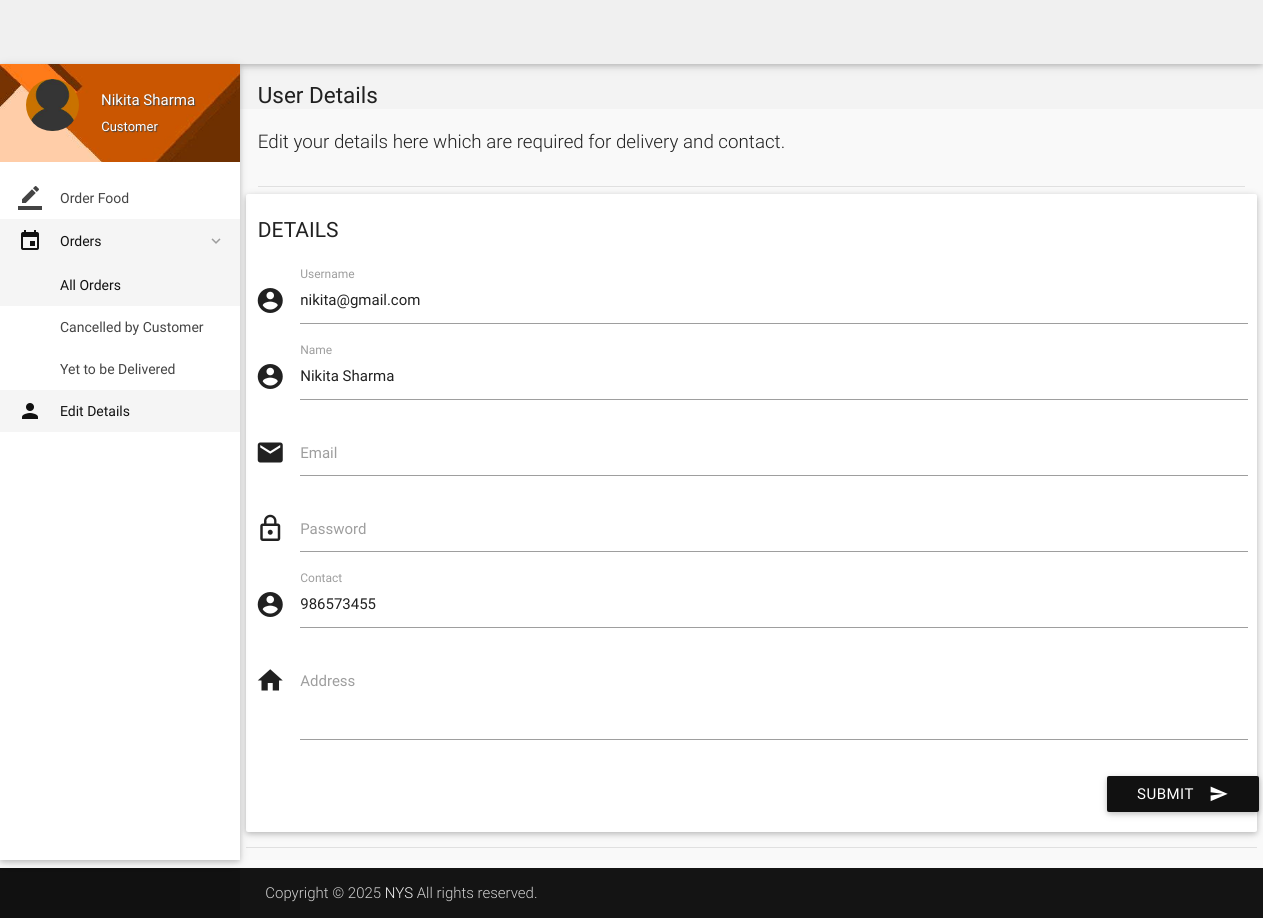
The app's page /account/details.php (signed in) with its own data.
### tables this page shows
CREATE TABLE `users` (
  `id` int(11) NOT NULL,
  `role` varchar(15) NOT NULL DEFAULT 'Customer',
  `name` varchar(15) NOT NULL,
  `username` varchar(100) NOT NULL,
  `password` varchar(16) NOT NULL,
  `email` varchar(35) DEFAULT NULL,
  `address` varchar(300) DEFAULT NULL,
  `contact` bigint(11) NOT NULL,
  `verified` tinyint(1) NOT NULL DEFAULT 0,
  `deleted` tinyint(4) NOT NULL DEFAULT 0
);

### account/includes/connect.php (called while the page is built, shortened)
<?php
$role = $_SESSION['role'];
?>

### account/details.php (the view, shortened to what this page needs)
<?php
include 'includes/connect.php';
$user_id = $_SESSION['user_id'];
$result = mysqli_query($con, "SELECT * FROM users where id = $user_id");
while($row = mysqli_fetch_array($result)){
$name = $row['name'];
$address = $row['address'];
$contact = $row['contact'];
$email = $row['email'];
$username = $row['username'];
}
	if($_SESSION['customer_sid']==session_id())
	{
		?>
<!DOCTYPE html>
<html lang="en">
<head>
  <link href="css/materialize.min.css" type="text/css" rel="stylesheet" media="screen,projection">
  <link href="css/style.min.css" type="text/css" rel="stylesheet" media="screen,projection">
  <link href="css/custom/custom.min.css" type="text/css" rel="stylesheet" media="screen,projection">
  <link href="js/plugins/perfect-scrollbar/perfect-scrollbar.css" type="text/css" rel="stylesheet" media="screen,projection">
</head>
<body>
  <header id="header" class="page-topbar">
        <div class="navbar-fixed">
            <nav class="navbar-color">
                <div class="nav-wrapper">
                </div>
            </nav>
        </div>
  </header>
  <div id="main">
    <div class="wrapper">
      <aside id="left-sidebar-nav">
        <ul id="slide-out" class="side-nav fixed leftside-navigation">
            <li class="user-details cyan darken-2">
            <div class="row">
                <div class="col col s4 m4 l4">
                    <img src="images/avatar.jpg" alt="" class="circle responsive-img valign profile-image">
                </div>
                <div class="col col s8 m8 l8">
                    <a class="btn-flat dropdown-button waves-effect waves-light white-text profile-btn" href="#" data-activates="profile-dropdown"><?php echo $name;?> <i class="mdi-navigation-arrow-drop-down right"></i></a>
                    <p class="user-roal"><?php echo $role;?></p>
                </div>
            </div>
            </li>
            <li class="bold"><a href="index.php" class="waves-effect waves-cyan"><i class="mdi-editor-border-color"></i> Order Food</a>
            </li>
            <li class="no-padding">
            <ul class="collapsible collapsible-accordion">
              <li class="bold">
                <a class="collapsible-header waves-effect waves-cyan active"><i class="mdi-editor-insert-invitation"></i> Orders</a>
                <div class="collapsible-body">
                  <ul>
                    <li class="<?php if (!isset($_GET['status'])) echo 'active'; ?>"><a href="orders.php">All Orders</a></li>
                    <li class="<?php if (isset($_GET['status']) && $_GET['status'] == 'Cancelled by Customer') echo 'active'; ?>">
                      <a href="orders.php?status=Cancelled by Customer">Cancelled by Customer</a>
                    </li>
                    <li class="<?php if (isset($_GET['status']) && $_GET['status'] == 'Yet to be Delivered') echo 'active'; ?>">
                      <a href="orders.php?status=Yet to be Delivered">Yet to be Delivered</a>
                    </li>
                  </ul>
                </div>
              </li>
            </ul>
          </li>
            <li class="bold active"><a href="details.php" class="waves-effect waves-cyan"><i class="mdi-social-person"></i> Edit Details</a>
            </li>
        </ul>
        </aside>
      <section id="content">
        <div id="breadcrumbs-wrapper">
          <div class="container">
            <div class="row">
              <div class="col s12 m12 l12">
                <h5 class="breadcrumbs-title">User Details</h5>
              </div>
            </div>
          </div>
        </div>
        <div class="container">
          <p class="caption">Edit your details here which are required for delivery and contact.</p>
          <div class="divider"></div>
            <div class="row">
              <div class="col s12 m4 l3">
                <h4 class="header">Details</h4>
              </div>
<div>
                <div class="card-panel">
                  <div class="row">
                    <form class="formValidate" id="formValidate" method="post" action="routers/details-router.php" novalidate="novalidate"class="col s12">
                      <div class="row">
                        <div class="input-field col s12">
                          <i class="mdi-action-account-circle prefix"></i>
                          <input name="username" id="username" type="text" value="<?php echo $username;?>" data-error=".errorTxt1">
                          <label for="username" class="">Username</label>
                        </div>
                      </div>
                      <div class="row">
                        <div class="input-field col s12">
                          <i class="mdi-action-account-circle prefix"></i>
                          <input name="name" id="name" type="text" value="<?php echo $name;?>" data-error=".errorTxt2">
                          <label for="name" class="">Name</label>
                        </div>
                      </div>
                      <div class="row">
                        <div class="input-field col s12">
                          <i class="mdi-communication-email prefix"></i>
                          <input name="email" id="email" type="email" value="<?php echo $email;?>" data-error=".errorTxt3">
                          <label for="email" class="">Email</label>
                        </div>
                      </div>
                      <div class="row">
                        <div class="input-field col s12">
                          <i class="mdi-action-lock-outline prefix"></i>
                          <input name="password" id="password" type="password" data-error=".errorTxt4">
                          <label for="password" class="">Password</label>
                        </div>
                      </div>
                      <div class="row">
                        <div class="input-field col s12">
                          <i class="mdi-action-account-circle prefix"></i>
                          <input name="phone" id="phone" type="number" value="<?php echo $contact;?>" data-error=".errorTxt5">
                          <label for="phone" class="">Contact</label>
                        </div>
                      </div>
                      <div class="row">
                        <div class="input-field col s12">
                          <i class="mdi-action-home prefix"></i>
                          <textarea name="address" id="address" class="materialize-textarea validate" data-error=".errorTxt6"><?php echo $address;?></textarea>
                          <label for="address" class="">Address</label>
                        </div>
                        <div class="row">
                          <div class="input-field col s12">
                            <button class="btn cyan waves-effect waves-light right" type="submit" name="action">Submit
                              <i class="mdi-content-send right"></i>
                            </button>
                          </div>
                        </div>
                      </div>
                    </form>
                  </div>
                </div>
              </div>
            <div class="divider"></div>
          </div>
      </section>
    </div>
  </div>
  <footer class="page-footer">
    <div class="footer-copyright">
      <div class="container">
        <span>Copyright © 2025 <a class="grey-text text-lighten-4" href="#" target="_blank">NYS</a> All rights reserved.</span>
        </div>
    </div>
  </footer>
</body>
</html>
<?php
	}
?>

### account/details.php (style rules this page uses)
.input-field label.active { width:100%; }
#header.page-topbar { background-color: #f0f0f0; }
#header.page-topbar .navbar-fixed .navbar-color { background-color: #f0f0f0; }

### records on screen
users: name "Nikita Sharma", username "nikita@gmail.com", phone "986573455"

### other values on screen
$role "Customer"
